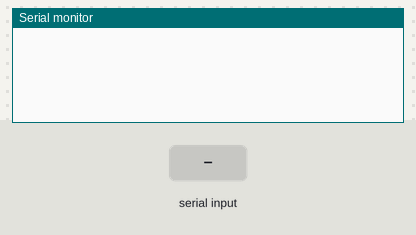
Bench run of a sketch on a simulated Arduino Uno, built with avr-gcc and run on an emulated ATmega328P. On the bench: the last lines printed to the serial monitor. The inputs (shaded band) are chosen by the test bench.

Above: at 2.8 s.
2.9 s: "1\n" received over the second serial link
At 3.4 s:
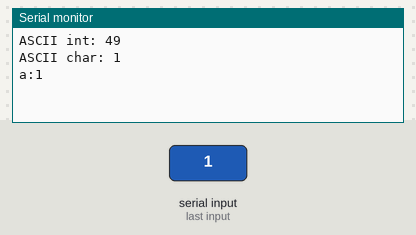
4.5 s: "0\n" received over the second serial link
At 5.6 s:
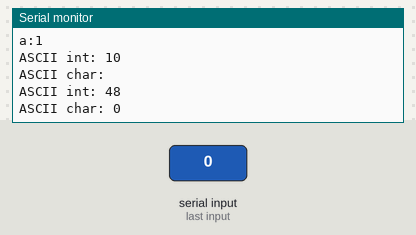
6.0 s: "2\n" received over the second serial link
At 7.8 s:
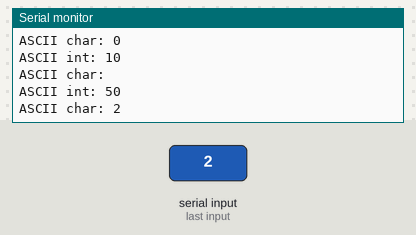
Timing chart, 0 to 9.3 s (numbered marks = the images above; inputs shaded):
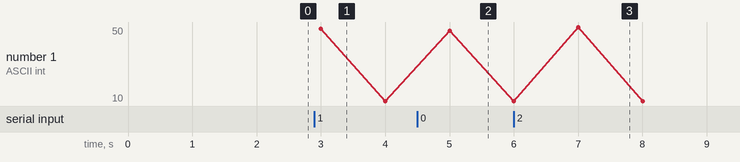

The sketch:

Latch_Test.ino
```cpp
#include <SoftwareSerial.h>
String data;                          //Variable for storing received data
SoftwareSerial mySerial(3, 2);

String dat;
int a,b,c,d;

void setup() {
  Serial.begin(9600);
  // BT serial connection setup
  mySerial.begin(9600);
}

void loop() {

  if(mySerial.available() > 0)             // receives data from app
   {
    int data = mySerial.read();           //Read the incoming data & store into data
    Serial.print("ASCII int: ");
    Serial.print(data);                 //Print Value in integer(ASCII data)
    Serial.print("\n");
    Serial.print("ASCII char: ");
    Serial.write(data);                 //Print Value in char (ASCII data)
    Serial.print("\n");

     if (data == 49 && a==0)
    {
      a = 1;
      Serial.print ("a:");
      Serial.println (a);
     }
    else if (data == 49 && a==1 )
    {
      a = 0;
      Serial.print ("a:");
      Serial.println (a);
     }
   }
  delay(1000);
}
```

Measured:
- after the input at 2.9 s, the serial monitor: prints a new line after 0.10 s (image 1)
- after the input at 4.5 s, the serial monitor: prints a new line after 0.50 s (image 2)
- after the input at 6.0 s, the serial monitor: prints a new line after 1.0 s (image 3)
- plotted number 1: 10 → 48 after the input at 4.5 s
